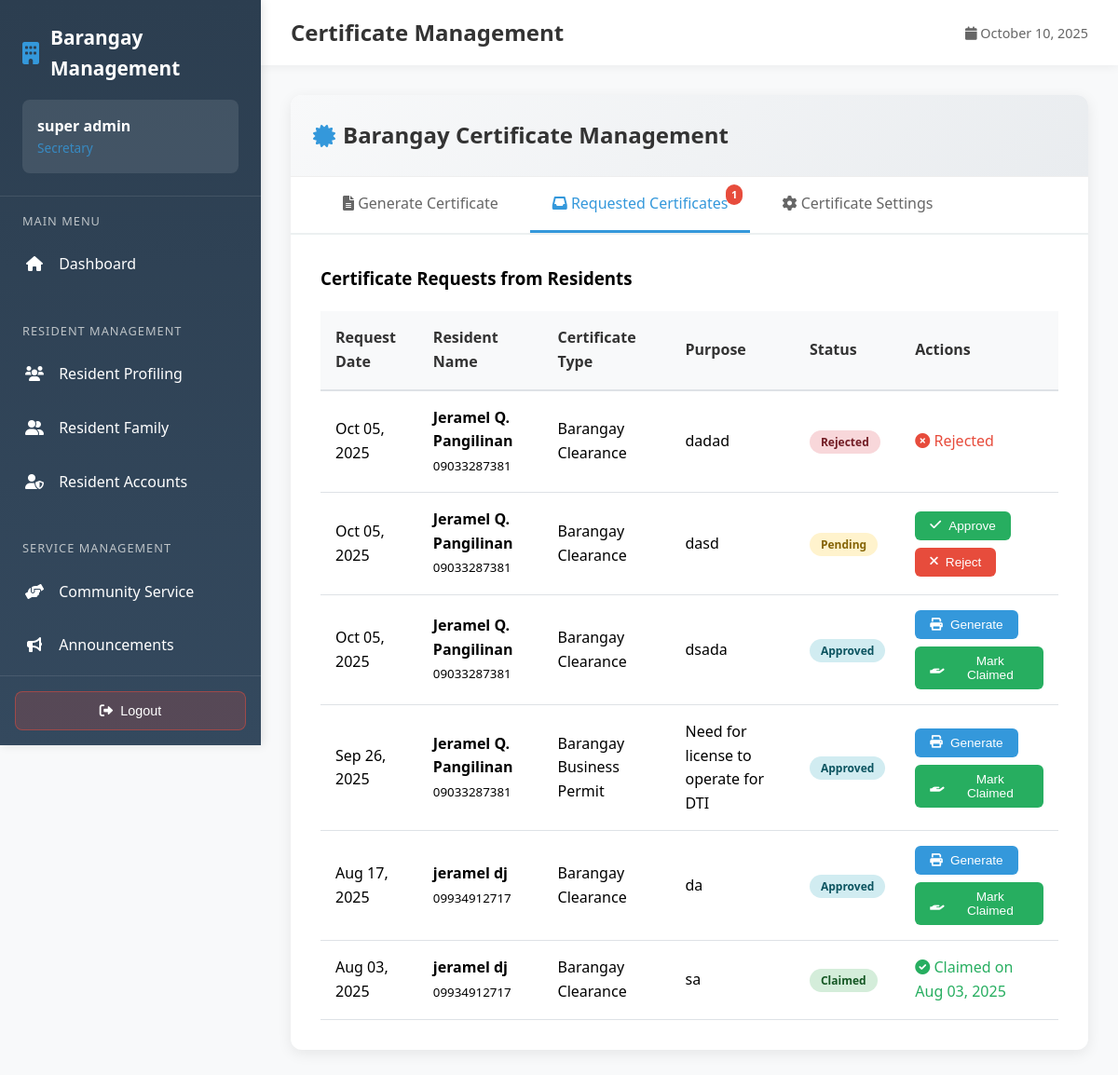
The app's page /employee/sec/certificates.php (signed in), older data.
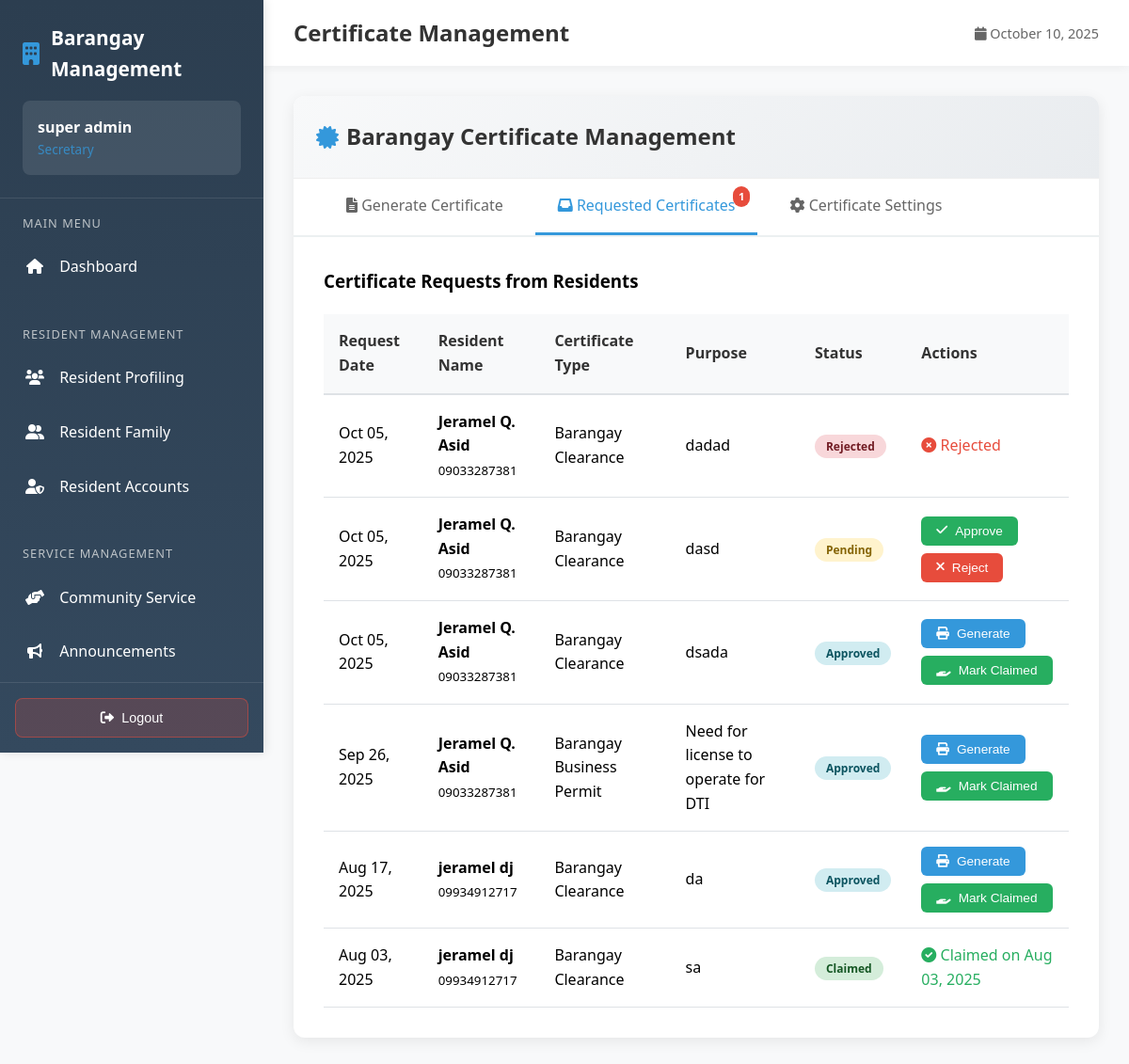
The same page, newer data.
### tables this page shows
CREATE TABLE `certificate_requests` (
  `id` int(11) NOT NULL,
  `resident_id` int(11) NOT NULL,
  `certificate_type` varchar(100) NOT NULL,
  `purpose` text NOT NULL,
  `additional_info` text DEFAULT NULL,
  `status` varchar(20) NOT NULL DEFAULT 'pending',
  `created_at` timestamp NOT NULL DEFAULT current_timestamp(),
  `processed_date` timestamp NULL DEFAULT NULL,
  `processed_by` int(11) DEFAULT NULL,
  `rejection_reason` text DEFAULT NULL,
  `claim_date` timestamp NULL DEFAULT NULL,
  `or_number` varchar(50) DEFAULT NULL,
  `amount_paid` decimal(10,2) DEFAULT NULL,
  `updated_at` timestamp NOT NULL DEFAULT current_timestamp() ON UPDATE current_timestamp()
);

CREATE TABLE `residents` (
  `id` int(11) NOT NULL,
  `first_name` varchar(100) NOT NULL,
  `middle_initial` varchar(1) DEFAULT NULL,
  `last_name` varchar(100) NOT NULL,
  `full_name` varchar(255) DEFAULT NULL,
  `suffix` varchar(50) DEFAULT NULL,
  `age` int(11) NOT NULL,
  `contact_number` varchar(20) NOT NULL,
  `zone` enum('Zone 1A','Zone 1B','Zone 2A','Zone 2B','Zone 3A','Zone 3B','Zone 4A','Zone 4B','Zone 5A','Zone 5B','Zone 6A','Zone 6B','Zone 7A','Zone 7B') NOT NULL DEFAULT 'Zone 1A',
  `email` varchar(100) DEFAULT NULL,
  `created_at` timestamp NOT NULL DEFAULT current_timestamp(),
  `updated_at` timestamp NOT NULL DEFAULT current_timestamp() ON UPDATE current_timestamp(),
  `photo_path` varchar(255) DEFAULT NULL,
  `face_descriptor` text DEFAULT NULL,
  `face_embedding` text DEFAULT NULL,
  `face_photo` longtext DEFAULT NULL,
  `liveness_verified` tinyint(1) DEFAULT 0,
  `total_volunteer_hours` decimal(6,1) DEFAULT 0.0,
  `total_volunteer_events` int(11) DEFAULT 0,
  `last_volunteer_date` date DEFAULT NULL,
  `volunteer_status` enum('inactive','active','outstanding') DEFAULT 'inactive',
  `status` varchar(20) NOT NULL DEFAULT 'active'
);

### employee/sec/certificates.php (the view, shortened to what the changed rows need)
<?php
require_once '../../config.php';
$requests_query = "SELECT cr.*, r.full_name as resident_name, r.contact_number AS resident_phone, r.email as resident_email,
                   cr.certificate_type as certificate_name,
                   u.full_name as processed_by_name
                   FROM certificate_requests cr
                   LEFT JOIN residents r ON cr.resident_id = r.id
                   LEFT JOIN users u ON cr.processed_by = u.id
                   ORDER BY cr.created_at DESC";
$certificate_requests = mysqli_query($connection, $requests_query);
$certificate_requests_with_info = [];
if ($certificate_requests && is_object($certificate_requests) && mysqli_num_rows($certificate_requests) > 0) {
    while ($req = mysqli_fetch_assoc($certificate_requests)) {
        if (empty($req['resident_email'])) {
            $req['resident_email'] = 'No email';
        }
        $certificate_requests_with_info[] = $req;
    }
}
if (isset($_GET['tab'])) {
    $active_tab = $_GET['tab'];
} else {
    $active_tab = !empty($certificate_requests_with_info) ? 'requests' : 'generate';
}
?>
<!DOCTYPE html>
<html lang="en">
<head>
    <link href="https://cdnjs.cloudflare.com/ajax/libs/font-awesome/6.0.0/css/all.min.css" rel="stylesheet">
</head>
<body>
    <div class="main-content">
        <div class="top-bar">
            <h1 class="page-title">Certificate Management</h1>
        </div>
        <div class="content-area">
            <div class="certificate-container">
                <div class="certificate-header no-print">
                    <h2 class="certificate-title">
                        <i class="fas fa-certificate" style="color: #3498db;"></i>
                        Barangay Certificate Management
                    </h2>
                </div>
                <div id="requests-tab" class="tab-content <?php echo $active_tab == 'requests' ? 'active' : ''; ?>">
                    <?php if (!empty($certificate_requests_with_info)): ?>
                        <table class="requests-table">
                            <thead>
                                <tr>
                                    <th>Request Date</th>
                                    <th>Resident Name</th>
                                    <th>Certificate Type</th>
                                    <th>Purpose</th>
                                    <th>Status</th>
                                    <th>Actions</th>
                                </tr>
                            </thead>
                            <tbody>
                                <?php foreach ($certificate_requests_with_info as $request): ?>
                                    <tr>
                                        <td><?php echo date('M d, Y', strtotime($request['created_at'])); ?></td>
                                        <td>
                                            <strong><?php echo htmlspecialchars($request['resident_name'] ?? 'Resident Name'); ?></strong><br>
                                            <small><?php echo htmlspecialchars($request['resident_phone'] ?? 'No phone'); ?></small>
                                        </td>
                                        <td><?php echo htmlspecialchars($request['certificate_name']); ?></td>
                                        <td><?php echo htmlspecialchars($request['purpose']); ?></td>
                                        <td>
                                            <span class="status-badge status-<?php echo $request['status']; ?>">
                                                <?php echo ucfirst($request['status']); ?>
                                            </span>
                                        </td>
                                        <td>
                                            <div class="action-buttons">
                                                <?php if ($request['status'] == 'pending'): ?>
                                                    <button class="btn btn-success btn-sm" onclick="showApproveModal(<?php echo $request['id']; ?>, '<?php echo htmlspecialchars($request['resident_name'] ?? 'Resident'); ?>', '<?php echo htmlspecialchars($request['certificate_name']); ?>')">
                                                        <i class="fas fa-check"></i> Approve
                                                    </button>
                                                    <button class="btn btn-danger btn-sm" onclick="showRejectModal(<?php echo $request['id']; ?>)">
                                                        <i class="fas fa-times"></i> Reject
                                                    </button>
                                                <?php elseif ($request['status'] == 'approved'): ?>
                                                    <button class="btn btn-primary btn-sm" onclick="generateCertificate('<?php echo htmlspecialchars($request['resident_name'] ?? 'Resident'); ?>', '<?php echo htmlspecialchars($request['purpose']); ?>')">
                                                        <i class="fas fa-print"></i> Generate
                                                    </button>
                                                    <button class="btn btn-success btn-sm" onclick="showClaimModal(<?php echo $request['id']; ?>)">
                                                        <i class="fas fa-hand-holding"></i> Mark Claimed
                                                    </button>
                                                <?php elseif ($request['status'] == 'claimed'): ?>
                                                    <span style="color: #27ae60;">
                                                        <i class="fas fa-check-circle"></i> Claimed on <?php echo $request['claim_date'] ? date('M d, Y', strtotime($request['claim_date'])) : 'N/A'; ?>
                                                    </span>
                                                <?php elseif ($request['status'] == 'rejected'): ?>
                                                    <span style="color: #e74c3c;" title="<?php echo htmlspecialchars($request['rejection_reason'] ?? ''); ?>">
                                                        <i class="fas fa-times-circle"></i> Rejected
                                                    </span>
                                                <?php endif; ?>
                                            </div>
                                        </td>
                                    </tr>
                                <?php endforeach; ?>
                            </tbody>
                        </table>
                    <?php endif; ?>
                </div>
            </div>
        </div>
    </div>
</body>
</html>

Row changes from the older to the newer data that the page shows:
changed through a linked row, certificate_requests "dadad": resident.full_name "Jeramel Q. Pangilinan" → "Jeramel Q. Asid"
changed through a linked row, certificate_requests "dasd": resident.full_name "Jeramel Q. Pangilinan" → "Jeramel Q. Asid"
changed through a linked row, certificate_requests "dsada": resident.full_name "Jeramel Q. Pangilinan" → "Jeramel Q. Asid"
changed through a linked row, certificate_requests "Sep 26, 2025": resident.full_name "Jeramel Q. Pangilinan" → "Jeramel Q. Asid"
